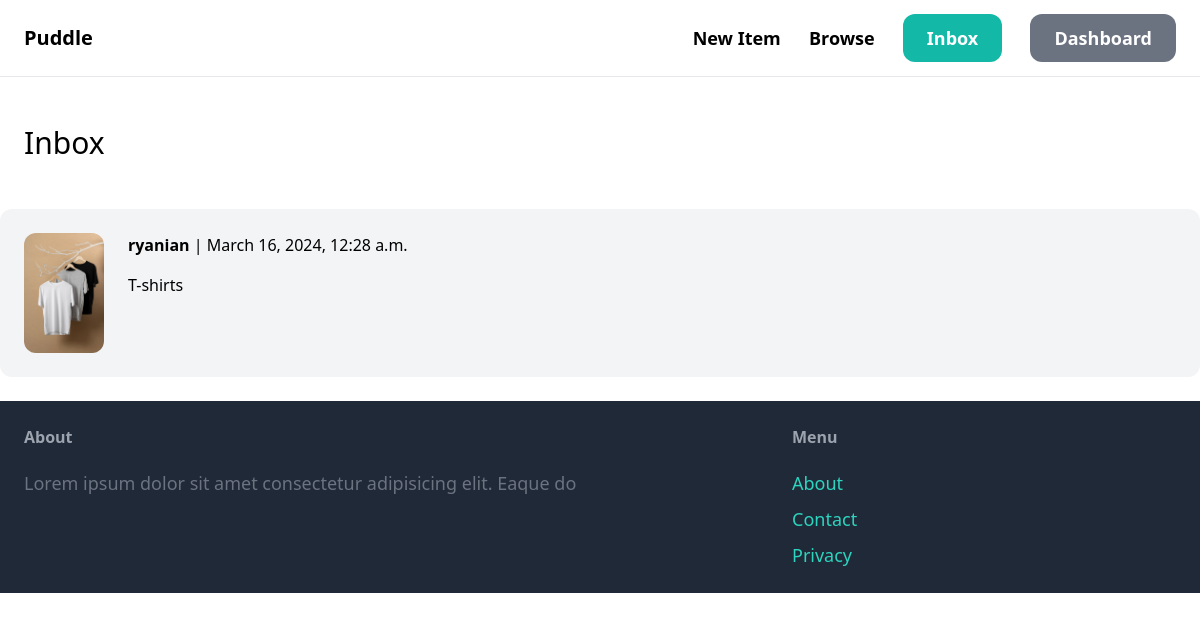
The app's page /conversation/ (signed in) with its own data.
### conversation/models.py (models this page shows, shortened)
class Conversation(models.Model):
    item = models.ForeignKey(Item, related_name='conversations', on_delete=models.CASCADE)
    members = models.ManyToManyField(User, related_name="conveersations")
    created_at = models.DateTimeField(auto_now_add=True)
    modified_at = models.DateTimeField(auto_now=True)
    class Meta:
        ordering = ('-modified_at',)

### item/models.py (models this page shows, shortened)
class Item(models.Model):
    name = models.CharField(max_length=255)
    category = models.ForeignKey(Category, related_name='items', on_delete=models.CASCADE)
    description = models.TextField(blank=True, null=True)
    price = models.FloatField()
    item_image = models.ImageField(upload_to="item_images", blank=True, null=True)
    is_sold = models.BooleanField()
    created_by = models.ForeignKey(User, related_name='items', on_delete=models.CASCADE)
    created_at = models.DateTimeField(auto_now_add=True)

### conversation/views.py (the view)
# urls.py: path('', views.Inbox, name='inbox'),
@login_required
def Inbox(request):
    conversations = Conversation.objects.filter(members__in=[request.user.id])
    return render(request, 'conversation/inbox.html', {
        'conversations': conversations
    })

### conversation/templates/conversation/inbox.html (shortened to what this page needs)
{% extends 'core/base.html' %}
{% block content %}
<h1 class="mb-6 mt-6 text-3xl p-6">Inbox</h1>
<div class="space-y-6">
    {% for conversation in conversations %}
    <a href="{% url 'conversation:detail' conversation.id %}">
        <div class="flex p-6 bg-gray-100 rounded-xl">
            <div class="pr-6">
                <img src="{{conversation.item.item_image.url}}" alt="" class="w-20 rounded-xl">
            </div>
            <div>
                {% for member in conversation.members.all %}
                    {% if member != request.user%}
                    <p class="mb-4"> <strong>{{member.username}}</strong> | {{ conversation.modified_at }}</p>
                    <p>{{conversation.item.name}}</p>
                    {% endif%}
                {% endfor %}
            </div>
        </div>
    </a>
    {% endfor %}
</div>
{% endblock %}

### records on screen
Conversation: item.item_image (picture), modified_at "March 16, 2024, 12:28 a.m.", item.name "T-shirts"

### other values on screen
{{ member.username }} "ryanian"
